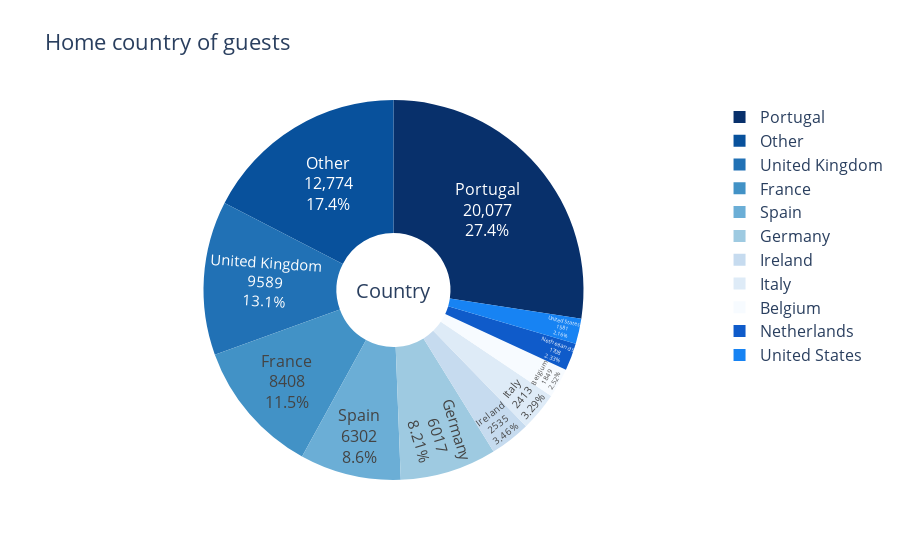

The notebook cell this image was saved under:
### Markdown cell above
From July to August attract more guests with averagely 4 nights per stay.

### Code cell
# Make separated country data
country_data = pd.DataFrame(
    data.loc[data["is_canceled"] == 0]["country"].value_counts()
)
country_data.rename(
    columns={"country": "Number of Guests"},
    inplace=True
)
total_guests = country_data["Number of Guests"].sum()
country_data["Guests in %"] = round(country_data["Number of Guests"] \
                                    / total_guests * 100, 2)
country_data["country"] = country_data.index
# country_data["country_f"] = country_data["country"].apply(get_country_name)
country_data_f = country_data.copy() # Make copy
# Get full country name and filter out
country_data_f["country_f"] = country_data_f["country"].apply(get_country_name)
country_data_f.loc[country_data_f["Guests in %"] < 2, "country_f"] = "Other"

# Pie chart
temp = px.pie(
    country_data_f,
    values="Number of Guests",
    names="country_f",
    title="Home country of guests",
    color_discrete_sequence=px.colors.sequential.Blues_r,
    hole=.3,
    labels={"country_f": "Country"}
)
temp.update_traces(
    textposition="inside",
    textinfo="value+percent+label"
)
temp.update_layout(
    font=dict(size=16),
    annotations=[
        dict(text="Country", x=0.5, y=0.5,
             font_size=20, showarrow=False)
    ]
)
temp.show()

### Figure 1 — Plotly figure (JSON) as saved in the notebook; plotly's stock layout.template omitted (floating-point values rounded to 4 significant figures; data arrays with more than 128 entries replaced by an {"elided": "..."} marker saying what was removed)
{"data": [{"domain": {"x": [0, 1], "y": [0, 1]}, "hole": 0.3, "hovertemplate": "Country=%{label}<br>Number of Guests=%{value}<extra></extra>", "labels": {"elided": "165 str values"}, "legendgroup": "", "name": "", "showlegend": true, "textinfo": "value+percent+label", "textposition": "inside", "type": "pie", "values": {"elided": "165 int values"}}], "layout": {"annotations": [{"font": {"size": 20}, "showarrow": false, "text": "Country", "x": 0.5, "y": 0.5}], "font": {"size": 16}, "legend": {"tracegroupgap": 0}, "piecolorway": ["rgb(8,48,107)", "rgb(8,81,156)", "rgb(33,113,181)", "rgb(66,146,198)", "rgb(107,174,214)", "rgb(158,202,225)", "rgb(198,219,239)", "rgb(222,235,247)", "rgb(247,251,255)"], "title": {"text": "Home country of guests"}}}
